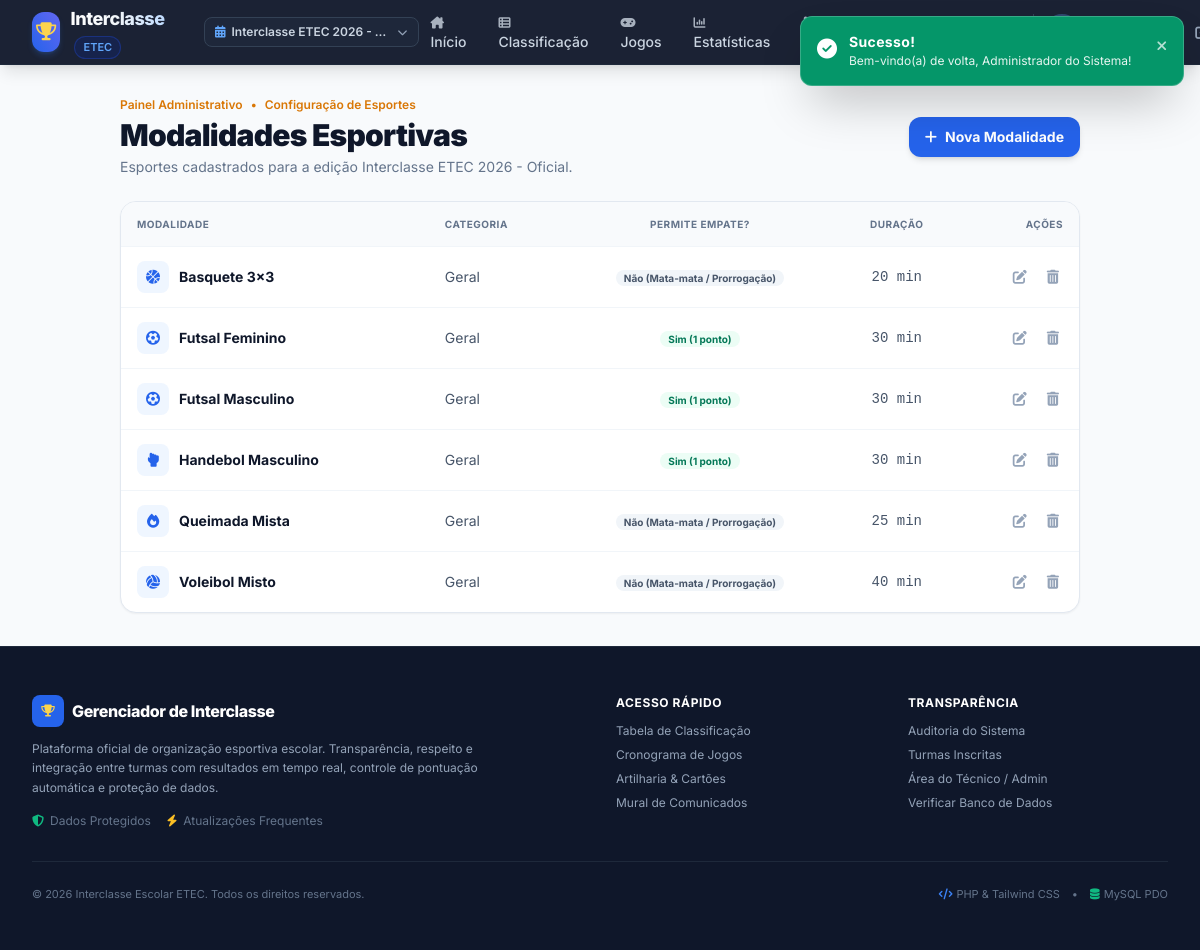
The page /views/modalidades.php (signed in) on the database its author committed.
### tables this page shows
CREATE TABLE `edicoes` (
    `id` INT AUTO_INCREMENT PRIMARY KEY,
    `nome` VARCHAR(100) NOT NULL COMMENT 'Nome oficial da edição, ex: Interclasse ETEC 2026',
    `ano` INT NOT NULL COMMENT 'Ano letivo do evento',
    `status` ENUM('planejamento', 'em_andamento', 'finalizado') NOT NULL DEFAULT 'em_andamento',
    `ativa` TINYINT(1) NOT NULL DEFAULT 0 COMMENT '1 se for a edição selecionada por padrão',
    `criado_em` DATETIME NOT NULL DEFAULT CURRENT_TIMESTAMP
);

CREATE TABLE `modalidades` (
    `id` INT AUTO_INCREMENT PRIMARY KEY,
    `edicao_id` INT NOT NULL,
    `nome` VARCHAR(80) NOT NULL COMMENT 'Ex: Futsal Masculino, Vôlei Misto, Basquete 3x3',
    `icone` VARCHAR(50) DEFAULT 'fa-futbol' COMMENT 'Classe FontAwesome do ícone',
    `categoria` VARCHAR(50) DEFAULT 'Geral',
    `permite_empate` TINYINT(1) NOT NULL DEFAULT 1,
    `tempo_partida_minutos` INT DEFAULT 30,
    `criado_em` DATETIME NOT NULL DEFAULT CURRENT_TIMESTAMP,
    CONSTRAINT `fk_modalidades_edicao` FOREIGN KEY (`edicao_id`) REFERENCES `edicoes` (`id`) ON DELETE CASCADE
);

### includes/auth.php (called while the page is built, shortened)
<?php
function is_logged_in(): bool {
    return isset($_SESSION['usuario_id']) && !empty($_SESSION['usuario_id']);
}
function get_logged_user(): ?array {
    return [
        'id'       => $_SESSION['usuario_id'],
        'nome'     => $_SESSION['usuario_nome'] ?? 'Usuário',
        'email'    => $_SESSION['usuario_email'] ?? '',
        'perfil'   => $_SESSION['usuario_perfil'] ?? 'visitante',
        'telefone' => $_SESSION['usuario_telefone'] ?? ''
    ];
}
function get_active_edicao(PDO $pdo): array {
    if (isset($_SESSION['edicao_ativa_id'])) {
        $stmt = $pdo->prepare("SELECT * FROM edicoes WHERE id = :id LIMIT 1");
        $stmt->execute([':id' => $_SESSION['edicao_ativa_id']]);
        $edicao = $stmt->fetch();
        if ($edicao) {
            return $edicao;
        }
    }
    return [
        'id'     => 1,
        'nome'   => 'Interclasse Geral',
        'ano'    => (int)date('Y'),
        'status' => 'em_andamento',
        'ativa'  => 1
    ];
}

### views/modalidades.php (the view, shortened to what this page needs)
<?php
require_once __DIR__ . '/../bd.php';
require_once __DIR__ . '/../includes/auth.php';
require_once __DIR__ . '/../includes/header.php';
require_once __DIR__ . '/../includes/navbar.php';
$edicaoId = $edicaoAtiva['id'];
$stmt = $pdo->prepare("SELECT * FROM modalidades WHERE edicao_id = :id ORDER BY nome ASC");
$stmt->execute([':id' => $edicaoId]);
$modalidades = $stmt->fetchAll();
?>
<main class="flex-1 max-w-5xl w-full mx-auto px-4 sm:px-6 lg:px-8 py-8">
    <div class="flex flex-col sm:flex-row sm:items-center justify-between gap-4 mb-6">
        <div>
            <div class="flex items-center gap-2 text-xs font-semibold text-amber-600 mb-1">
                <span>Painel Administrativo</span>
                <span>•</span>
                <span>Configuração de Esportes</span>
            </div>
            <h1 class="text-2xl sm:text-3xl font-black text-slate-900 tracking-tight">
                Modalidades Esportivas
            </h1>
            <p class="text-slate-500 text-xs sm:text-sm mt-1">
                Esportes cadastrados para a edição <?= htmlspecialchars($edicaoAtiva['nome']) ?>.
            </p>
        </div>
        <button type="button" onclick="abrirModalNovaModalidade()" class="w-full sm:w-auto px-4 py-2.5 bg-blue-600 hover:bg-blue-700 text-white text-xs sm:text-sm font-bold rounded-xl transition shadow-md flex items-center justify-center gap-2">
            <i class="fa-solid fa-plus"></i>
            <span>Nova Modalidade</span>
        </button>
    </div>
    <div class="bg-white rounded-2xl border border-slate-200 shadow-sm overflow-hidden">
        <?php if (!empty($modalidades)): ?>
            <div class="overflow-x-auto">
                <table class="w-full text-left border-collapse text-xs sm:text-sm">
                    <thead>
                        <tr class="bg-slate-50 text-slate-500 uppercase font-black text-[10px] tracking-wider border-b border-slate-100">
                            <th class="py-3 px-4">Modalidade</th>
                            <th class="py-3 px-3">Categoria</th>
                            <th class="py-3 px-3 text-center">Permite Empate?</th>
                            <th class="py-3 px-3 text-center">Duração</th>
                            <th class="py-3 px-4 text-right">Ações</th>
                        </tr>
                    </thead>
                    <tbody class="divide-y divide-slate-100">
                        <?php foreach ($modalidades as $mod): ?>
                            <tr class="hover:bg-slate-50/70 transition">
                                <td class="py-3.5 px-4 font-bold text-slate-900 flex items-center gap-2.5">
                                    <div class="w-8 h-8 rounded-lg bg-blue-50 text-blue-600 flex items-center justify-center text-sm">
                                        <i class="fa-solid <?= htmlspecialchars($mod['icone'] ?? 'fa-trophy') ?>"></i>
                                    </div>
                                    <span><?= htmlspecialchars($mod['nome']) ?></span>
                                </td>
                                <td class="py-3.5 px-3 text-slate-600">
                                    <?= htmlspecialchars($mod['categoria'] ?? 'Geral') ?>
                                </td>
                                <td class="py-3.5 px-3 text-center">
                                    <span class="px-2 py-0.5 rounded-full text-[10px] font-bold <?= $mod['permite_empate'] ? 'bg-emerald-50 text-emerald-700' : 'bg-slate-100 text-slate-600' ?>">
                                        <?= $mod['permite_empate'] ? 'Sim (1 ponto)' : 'Não (Mata-mata / Prorrogação)' ?>
                                    </span>
                                </td>
                                <td class="py-3.5 px-3 text-center text-slate-600 font-mono">
                                    <?= $mod['tempo_partida_minutos'] ?? 30 ?> min
                                </td>
                                <td class="py-3.5 px-4 text-right space-x-2">
                                    <button type="button" onclick="abrirModalEditarModalidade(<?= htmlspecialchars(json_encode($mod)) ?>)" class="text-slate-400 hover:text-blue-600 transition p-1" title="Editar">
                                        <i class="fa-solid fa-pen-to-square"></i>
                                    </button>
                                    <a href="../actions/modalidades_action.php?action=excluir&id=<?= $mod['id'] ?>" data-confirm="Deseja excluir esta modalidade esportiva e todos os jogos vinculados a ela?" data-title="Excluir Modalidade" class="text-slate-400 hover:text-rose-600 transition p-1" title="Excluir">
                                        <i class="fa-solid fa-trash-can"></i>
                                    </a>
                                </td>
                            </tr>
                        <?php endforeach; ?>
                    </tbody>
                </table>
            </div>
        <?php endif; ?>
    </div>
</main>
<?php require_once __DIR__ . '/../includes/footer.php'; ?>

### includes/navbar.php (shortened to what this page needs)
<?php
require_once __DIR__ . '/../bd.php';
require_once __DIR__ . '/auth.php';
$usuario = get_logged_user();
$edicaoAtiva = get_active_edicao($pdo);
$currentUri = basename($_SERVER['SCRIPT_NAME'] ?? '');
?>
<nav class="sticky top-0 z-40 bg-slate-900 border-b border-slate-800 text-white shadow-lg backdrop-blur-md bg-opacity-95">
    <div class="max-w-7xl mx-auto px-4 sm:px-6 lg:px-8">
        <div class="flex items-center justify-between h-16">
            <div class="flex items-center gap-3">
                <a href="index.php" class="flex items-center gap-2.5 group">
                    <div class="w-10 h-10 rounded-xl bg-gradient-to-tr from-blue-600 to-indigo-500 flex items-center justify-center text-white shadow-md shadow-blue-500/20 group-hover:scale-105 transition transform">
                        <i class="fa-solid fa-trophy text-lg text-amber-300"></i>
                    </div>
                    <div>
                        <span class="font-extrabold text-lg tracking-tight bg-gradient-to-r from-white via-slate-100 to-blue-200 bg-clip-text text-transparent">
                        </span>
                        <span class="hidden sm:inline-block text-[11px] font-semibold text-blue-400 bg-blue-950/80 px-2 py-0.5 rounded-full ml-1 border border-blue-800/50">
                            ETEC
                        </span>
                    </div>
                </a>
                <div class="relative ml-2 sm:ml-4">
                    <button type="button" id="edicao-dropdown-btn" class="flex items-center gap-1.5 text-xs font-medium text-slate-300 bg-slate-800/80 hover:bg-slate-700/80 hover:text-white px-2.5 py-1.5 rounded-lg border border-slate-700 transition">
                        <i class="fa-solid fa-calendar-days text-blue-400"></i>
                        <span class="truncate max-w-[110px] sm:max-w-[160px] font-semibold">
                            <?= htmlspecialchars($edicaoAtiva['nome'] ?? 'Edição') ?>
                        </span>
                        <i class="fa-solid fa-chevron-down text-[10px] text-slate-400"></i>
                    </button>
                </div>
            </div>
            <div class="hidden md:flex items-center gap-1 lg:gap-2">
                <a href="index.php" class="px-3 py-2 rounded-lg text-sm font-medium transition <?= $currentUri === 'index.php' ? 'bg-blue-600 text-white shadow-sm' : 'text-slate-300 hover:bg-slate-800 hover:text-white' ?>">
                    <i class="fa-solid fa-house-chimney text-xs mr-1.5 opacity-80"></i>Início
                </a>
                <a href="classificacao.php" class="px-3 py-2 rounded-lg text-sm font-medium transition <?= $currentUri === 'classificacao.php' ? 'bg-blue-600 text-white shadow-sm' : 'text-slate-300 hover:bg-slate-800 hover:text-white' ?>">
                    <i class="fa-solid fa-table-list text-xs mr-1.5 opacity-80"></i>Classificação
                </a>
                <a href="jogos.php" class="px-3 py-2 rounded-lg text-sm font-medium transition <?= in_array($currentUri, ['jogos.php', 'partidas.php']) ? 'bg-blue-600 text-white shadow-sm' : 'text-slate-300 hover:bg-slate-800 hover:text-white' ?>">
                    <i class="fa-solid fa-gamepad text-xs mr-1.5 opacity-80"></i>Jogos
                </a>
                <a href="estatisticas.php" class="px-3 py-2 rounded-lg text-sm font-medium transition <?= $currentUri === 'estatisticas.php' ? 'bg-blue-600 text-white shadow-sm' : 'text-slate-300 hover:bg-slate-800 hover:text-white' ?>">
                    <i class="fa-solid fa-chart-column text-xs mr-1.5 opacity-80"></i>Estatísticas
                </a>
                <a href="turmas.php" class="px-3 py-2 rounded-lg text-sm font-medium transition <?= in_array($currentUri, ['turmas.php', 'turma_detalhes.php']) ? 'bg-blue-600 text-white shadow-sm' : 'text-slate-300 hover:bg-slate-800 hover:text-white' ?>">
                </a>
                <a href="comunicados.php" class="relative px-3 py-2 rounded-lg text-sm font-medium transition <?= $currentUri === 'comunicados.php' ? 'bg-blue-600 text-white shadow-sm' : 'text-slate-300 hover:bg-slate-800 hover:text-white' ?>">
                </a>
                <a href="historico_logs.php" class="px-3 py-2 rounded-lg text-sm font-medium transition <?= $currentUri === 'historico_logs.php' ? 'bg-blue-600 text-white shadow-sm' : 'text-slate-300 hover:bg-slate-800 hover:text-white' ?>" title="Auditoria e Histórico">
                </a>
            </div>
            <div class="hidden md:flex items-center gap-3">
                <?php if ($usuario): ?>
                    <div class="flex items-center gap-2.5 pl-3 border-l border-slate-700">
                        <div class="w-8 h-8 rounded-full bg-gradient-to-tr from-blue-500 to-indigo-600 flex items-center justify-center text-white font-bold text-xs ring-2 ring-blue-400/30">
                        </div>
                        <div class="text-left text-xs">
                            <p class="font-bold text-slate-200 truncate max-w-[120px] leading-tight">
                            </p>
                            <span class="inline-block uppercase tracking-wider text-[9px] font-extrabold px-1.5 py-0.5 rounded <?= match($usuario['perfil']) {
                                'admin' => 'bg-amber-500/20 text-amber-300 border border-amber-500/30',
                                'tecnico' => 'bg-emerald-500/20 text-emerald-300 border border-emerald-500/30',
                                default => 'bg-slate-700 text-slate-300'
                            } ?>">
                            </span>
                        </div>
                        <a href="actions/auth_action.php?action=logout" class="ml-2 text-slate-400 hover:text-rose-400 transition p-1.5 rounded-lg hover:bg-slate-800" title="Sair do Sistema">
                            <i class="fa-solid fa-arrow-right-from-bracket text-sm"></i>
                        </a>
                    </div>
                <?php endif; ?>
            </div>
        </div>
    </div>
</nav>

### includes/header.php (style rules this page uses)
html { scroll-behavior: smooth; }
* { -webkit-tap-highlight-color: transparent; }

### rows shown on the page
edicoes: nome "Interclasse ETEC 2026 -…", nome "Interclasse ETEC 2026 - Oficial"
modalidades: nome "Basquete 3x3", categoria "Geral", permite_empate "Não (Mata-mata / Prorrogação)", tempo_partida_minutos "20"
modalidades: nome "Futsal Feminino", categoria "Geral", permite_empate "Sim (1 ponto)", tempo_partida_minutos "30"
modalidades: nome "Futsal Masculino", categoria "Geral", permite_empate "Sim (1 ponto)", tempo_partida_minutos "30"
modalidades: nome "Handebol Masculino", categoria "Geral", permite_empate "Sim (1 ponto)", tempo_partida_minutos "30"
modalidades: nome "Queimada Mista", categoria "Geral", permite_empate "Não (Mata-mata / Prorrogação)", tempo_partida_minutos "25"
modalidades: nome "Voleibol Misto", categoria "Geral", permite_empate "Não (Mata-mata / Prorrogação)", tempo_partida_minutos "40"
